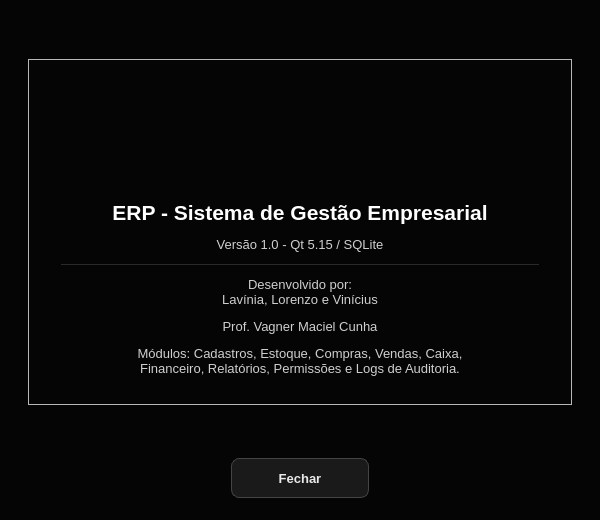
<?xml version="1.0" encoding="UTF-8"?>
<ui version="4.0">
 <class>SobreWindow</class>
 <widget class="QWidget" name="SobreWindow">
  <property name="geometry">
   <rect>
    <x>0</x>
    <y>0</y>
    <width>600</width>
    <height>520</height>
   </rect>
  </property>
  <property name="minimumSize">
   <size>
    <width>520</width>
    <height>460</height>
   </size>
  </property>
  <property name="windowTitle">
   <string>Sobre o Sistema</string>
  </property>
  <property name="palette">
   <palette>
    <active>
     <colorrole role="WindowText">
      <brush brushstyle="SolidPattern">
       <color alpha="255">
        <red>232</red>
        <green>232</green>
        <blue>232</blue>
       </color>
      </brush>
     </colorrole>
     <colorrole role="Button">
      <brush brushstyle="SolidPattern">
       <color alpha="255">
        <red>26</red>
        <green>26</green>
        <blue>26</blue>
       </color>
      </brush>
     </colorrole>
     <colorrole role="Text">
      <brush brushstyle="SolidPattern">
       <color alpha="255">
        <red>245</red>
        <green>245</green>
        <blue>245</blue>
       </color>
      </brush>
     </colorrole>
     <colorrole role="ButtonText">
      <brush brushstyle="SolidPattern">
       <color alpha="255">
        <red>232</red>
        <green>232</green>
        <blue>232</blue>
       </color>
      </brush>
     </colorrole>
     <colorrole role="Base">
      <brush brushstyle="SolidPattern">
       <color alpha="255">
        <red>20</red>
        <green>20</green>
        <blue>20</blue>
       </color>
      </brush>
     </colorrole>
     <colorrole role="AlternateBase">
      <brush brushstyle="SolidPattern">
       <color alpha="255">
        <red>19</red>
        <green>19</green>
        <blue>19</blue>
       </color>
      </brush>
     </colorrole>
     <colorrole role="Window">
      <brush brushstyle="SolidPattern">
       <color alpha="255">
        <red>5</red>
        <green>5</green>
        <blue>5</blue>
       </color>
      </brush>
     </colorrole>
     <colorrole role="Highlight">
      <brush brushstyle="SolidPattern">
       <color alpha="255">
        <red>119</red>
        <green>119</green>
        <blue>119</blue>
       </color>
      </brush>
     </colorrole>
     <colorrole role="HighlightedText">
      <brush brushstyle="SolidPattern">
       <color alpha="255">
        <red>255</red>
        <green>255</green>
        <blue>255</blue>
       </color>
      </brush>
     </colorrole>
     <colorrole role="PlaceholderText">
      <brush brushstyle="SolidPattern">
       <color alpha="255">
        <red>119</red>
        <green>119</green>
        <blue>119</blue>
       </color>
      </brush>
     </colorrole>
    </active>
    <inactive>
     <colorrole role="WindowText">
      <brush brushstyle="SolidPattern">
       <color alpha="255">
        <red>232</red>
        <green>232</green>
        <blue>232</blue>
       </color>
      </brush>
     </colorrole>
     <colorrole role="Button">
      <brush brushstyle="SolidPattern">
       <color alpha="255">
        <red>26</red>
        <green>26</green>
        <blue>26</blue>
       </color>
      </brush>
     </colorrole>
     <colorrole role="Text">
      <brush brushstyle="SolidPattern">
       <color alpha="255">
        <red>245</red>
        <green>245</green>
        <blue>245</blue>
       </color>
      </brush>
     </colorrole>
     <colorrole role="ButtonText">
      <brush brushstyle="SolidPattern">
       <color alpha="255">
        <red>232</red>
        <green>232</green>
        <blue>232</blue>
       </color>
      </brush>
     </colorrole>
     <colorrole role="Base">
      <brush brushstyle="SolidPattern">
       <color alpha="255">
        <red>20</red>
        <green>20</green>
        <blue>20</blue>
       </color>
      </brush>
     </colorrole>
     <colorrole role="AlternateBase">
      <brush brushstyle="SolidPattern">
       <color alpha="255">
        <red>19</red>
        <green>19</green>
        <blue>19</blue>
       </color>
      </brush>
     </colorrole>
     <colorrole role="Window">
      <brush brushstyle="SolidPattern">
       <color alpha="255">
        <red>5</red>
        <green>5</green>
        <blue>5</blue>
       </color>
      </brush>
     </colorrole>
     <colorrole role="Highlight">
      <brush brushstyle="SolidPattern">
       <color alpha="255">
        <red>119</red>
        <green>119</green>
        <blue>119</blue>
       </color>
      </brush>
     </colorrole>
     <colorrole role="HighlightedText">
      <brush brushstyle="SolidPattern">
       <color alpha="255">
        <red>255</red>
        <green>255</green>
        <blue>255</blue>
       </color>
      </brush>
     </colorrole>
     <colorrole role="PlaceholderText">
      <brush brushstyle="SolidPattern">
       <color alpha="255">
        <red>119</red>
        <green>119</green>
        <blue>119</blue>
       </color>
      </brush>
     </colorrole>
    </inactive>
    <disabled>
     <colorrole role="WindowText">
      <brush brushstyle="SolidPattern">
       <color alpha="255">
        <red>102</red>
        <green>102</green>
        <blue>102</blue>
       </color>
      </brush>
     </colorrole>
     <colorrole role="Button">
      <brush brushstyle="SolidPattern">
       <color alpha="255">
        <red>26</red>
        <green>26</green>
        <blue>26</blue>
       </color>
      </brush>
     </colorrole>
     <colorrole role="Text">
      <brush brushstyle="SolidPattern">
       <color alpha="255">
        <red>102</red>
        <green>102</green>
        <blue>102</blue>
       </color>
      </brush>
     </colorrole>
     <colorrole role="ButtonText">
      <brush brushstyle="SolidPattern">
       <color alpha="255">
        <red>102</red>
        <green>102</green>
        <blue>102</blue>
       </color>
      </brush>
     </colorrole>
     <colorrole role="Base">
      <brush brushstyle="SolidPattern">
       <color alpha="255">
        <red>20</red>
        <green>20</green>
        <blue>20</blue>
       </color>
      </brush>
     </colorrole>
     <colorrole role="AlternateBase">
      <brush brushstyle="SolidPattern">
       <color alpha="255">
        <red>19</red>
        <green>19</green>
        <blue>19</blue>
       </color>
      </brush>
     </colorrole>
     <colorrole role="Window">
      <brush brushstyle="SolidPattern">
       <color alpha="255">
        <red>5</red>
        <green>5</green>
        <blue>5</blue>
       </color>
      </brush>
     </colorrole>
     <colorrole role="Highlight">
      <brush brushstyle="SolidPattern">
       <color alpha="255">
        <red>119</red>
        <green>119</green>
        <blue>119</blue>
       </color>
      </brush>
     </colorrole>
     <colorrole role="HighlightedText">
      <brush brushstyle="SolidPattern">
       <color alpha="255">
        <red>255</red>
        <green>255</green>
        <blue>255</blue>
       </color>
      </brush>
     </colorrole>
     <colorrole role="PlaceholderText">
      <brush brushstyle="SolidPattern">
       <color alpha="255">
        <red>119</red>
        <green>119</green>
        <blue>119</blue>
       </color>
      </brush>
     </colorrole>
    </disabled>
   </palette>
  </property>
  <property name="styleSheet">
   <string notr="true">#SobreWindow {
    background-color: #050505;
}

QWidget {
    font-family: "Segoe UI", "DejaVu Sans", "Noto Sans", sans-serif;
    font-size: 10pt;
}

/* ---------- Textos ---------- */
QLabel {
    color: #cfcfcf;
    background: transparent;
    font-weight: normal;
}

QLabel#lblTitulo {
    color: #ffffff;
    font-size: 18pt;
    font-weight: bold;
    padding-bottom: 10px;
    border-bottom: 1px solid #262626;
}

QLabel[role="section"] {
    color: #ffffff;
    font-size: 11pt;
    font-weight: bold;
}

QLabel[role="hint"] {
    color: #777777;
    font-size: 9pt;
}

QLabel[role="value"] {
    color: #ffffff;
    font-weight: bold;
}

QToolTip {
    background-color: #1a1a1a;
    color: #f5f5f5;
    border: 1px solid #444444;
    padding: 4px 8px;
}

/* ---------- Cartões / grupos ---------- */
QGroupBox {
    background-color: #0c0c0c;
    border: 1px solid #2a2a2a;
    border-radius: 12px;
    margin-top: 14px;
    padding: 20px 16px 14px 16px;
    color: #f2f2f2;
    font-weight: bold;
}

QGroupBox::title {
    subcontrol-origin: margin;
    subcontrol-position: top left;
    left: 14px;
    padding: 0 8px;
    color: #f2f2f2;
}

QFrame[variant="card"] {
    background-color: #0c0c0c;
    border: 1px solid #2a2a2a;
    border-radius: 12px;
}

QFrame#lineSep {
    background-color: #2a2a2a;
    border: none;
}

/* ---------- Campos de entrada ---------- */
QLineEdit,
QComboBox,
QAbstractSpinBox,
QDateEdit,
QDateTimeEdit {
    background-color: #141414;
    color: #f5f5f5;
    border: 1px solid #444444;
    border-radius: 8px;
    padding: 6px 10px;
    min-height: 22px;
    selection-background-color: #777777;
    selection-color: #ffffff;
    font-weight: normal;
}

QLineEdit:hover,
QComboBox:hover,
QAbstractSpinBox:hover,
QDateEdit:hover,
QDateTimeEdit:hover {
    border: 1px solid #666666;
}

QLineEdit:focus,
QComboBox:focus,
QAbstractSpinBox:focus,
QDateEdit:focus,
QDateTimeEdit:focus {
    border: 1px solid #d8d8d8;
    background-color: #181818;
}

QLineEdit:read-only,
QAbstractSpinBox:read-only {
    color: #bdbdbd;
}

QLineEdit:disabled,
QComboBox:disabled,
QAbstractSpinBox:disabled,
QDateEdit:disabled,
QDateTimeEdit:disabled {
    background-color: #0e0e0e;
    color: #666666;
    border: 1px solid #2a2a2a;
}

/* Campo de total (somente leitura, em destaque) */
QDoubleSpinBox[variant="total"] {
    font-size: 20pt;
    font-weight: bold;
    color: #ffffff;
    background-color: #0a0a0a;
    border: 1px solid #333333;
    padding: 8px 14px;
    min-height: 36px;
}

/* ---------- ComboBox / Data ---------- */
QComboBox {
    padding-right: 30px;
}

QComboBox::drop-down,
QDateEdit::drop-down,
QDateTimeEdit::drop-down {
    subcontrol-origin: padding;
    subcontrol-position: center right;
    width: 28px;
    border: none;
    background: transparent;
}

QComboBox::down-arrow,
QDateEdit::down-arrow,
QDateTimeEdit::down-arrow {
    image: none;
    width: 0px;
    height: 0px;
    border-left: 5px solid transparent;
    border-right: 5px solid transparent;
    border-top: 6px solid #bdbdbd;
    margin-right: 8px;
}

QComboBox QAbstractItemView {
    background-color: #141414;
    color: #f5f5f5;
    border: 1px solid #444444;
    selection-background-color: #2e2e2e;
    selection-color: #ffffff;
    outline: 0;
}

/* ---------- SpinBox com botões ---------- */
QSpinBox {
    padding-right: 26px;
}

QSpinBox::up-button {
    subcontrol-origin: border;
    subcontrol-position: top right;
    width: 22px;
    border: none;
    background: transparent;
}

QSpinBox::down-button {
    subcontrol-origin: border;
    subcontrol-position: bottom right;
    width: 22px;
    border: none;
    background: transparent;
}

QSpinBox::up-arrow {
    image: none;
    width: 0px;
    height: 0px;
    border-left: 4px solid transparent;
    border-right: 4px solid transparent;
    border-bottom: 5px solid #bdbdbd;
}

QSpinBox::down-arrow {
    image: none;
    width: 0px;
    height: 0px;
    border-left: 4px solid transparent;
    border-right: 4px solid transparent;
    border-top: 5px solid #bdbdbd;
}

/* ---------- Calendário (popup do QDateEdit) ---------- */
QCalendarWidget QWidget {
    background-color: #141414;
    color: #f5f5f5;
}

QCalendarWidget QToolButton {
    background-color: transparent;
    color: #f5f5f5;
    border: none;
    padding: 4px 8px;
}

QCalendarWidget QAbstractItemView:enabled {
    background-color: #0d0d0d;
    color: #f5f5f5;
    selection-background-color: #f2f2f2;
    selection-color: #080808;
}

QCalendarWidget QAbstractItemView:disabled {
    color: #555555;
}

/* ---------- CheckBox ---------- */
QCheckBox {
    color: #e8e8e8;
    background: transparent;
    spacing: 10px;
    font-weight: normal;
}

QCheckBox::indicator {
    width: 18px;
    height: 18px;
    border: 1px solid #555555;
    border-radius: 5px;
    background-color: #141414;
}

QCheckBox::indicator:hover {
    border: 1px solid #999999;
}

QCheckBox::indicator:checked {
    background-color: #f2f2f2;
    border: 1px solid #f2f2f2;
}

/* ---------- Botões ---------- */
QPushButton {
    background-color: #1a1a1a;
    color: #e8e8e8;
    border: 1px solid #444444;
    border-radius: 8px;
    padding: 8px 22px;
    min-height: 22px;
    min-width: 92px;
    font-weight: bold;
}

QPushButton:hover {
    background-color: #262626;
    border: 1px solid #666666;
    color: #ffffff;
}

QPushButton:pressed {
    background-color: #333333;
}

QPushButton:disabled {
    background-color: #111111;
    color: #555555;
    border: 1px solid #2a2a2a;
}

QPushButton[variant="primary"] {
    background-color: #f2f2f2;
    color: #080808;
    border: 1px solid #f2f2f2;
}

QPushButton[variant="primary"]:hover {
    background-color: #d2d2d2;
    border: 1px solid #d2d2d2;
    color: #080808;
}

QPushButton[variant="primary"]:pressed {
    background-color: #aaaaaa;
    border: 1px solid #aaaaaa;
}

QPushButton[variant="danger"] {
    background-color: transparent;
    color: #ff9494;
    border: 1px solid #6b2f2f;
}

QPushButton[variant="danger"]:hover {
    background-color: #2a1212;
    color: #ffb4b4;
    border: 1px solid #a04444;
}

QPushButton[variant="danger"]:pressed {
    background-color: #3a1818;
}

QPushButton[variant="ghost"] {
    background-color: transparent;
    color: #bdbdbd;
    border: 1px solid #333333;
}

QPushButton[variant="ghost"]:hover {
    background-color: #1a1a1a;
    color: #ffffff;
    border: 1px solid #666666;
}

/* ---------- Tabelas ---------- */
QTableWidget,
QTableView {
    background-color: #0d0d0d;
    alternate-background-color: #131313;
    color: #e8e8e8;
    gridline-color: #232323;
    border: 1px solid #2a2a2a;
    border-radius: 10px;
    selection-background-color: #2f2f2f;
    selection-color: #ffffff;
    outline: 0;
}

QTableWidget::item,
QTableView::item {
    padding: 4px 8px;
    border: none;
}

QHeaderView {
    background-color: transparent;
}

QHeaderView::section {
    background-color: #1a1a1a;
    color: #bdbdbd;
    padding: 9px 10px;
    border: none;
    border-right: 1px solid #2a2a2a;
    border-bottom: 1px solid #333333;
    font-weight: bold;
}

QTableCornerButton::section {
    background-color: #1a1a1a;
    border: none;
}

/* ---------- Barras de rolagem ---------- */
QScrollBar:vertical {
    background: transparent;
    width: 10px;
    margin: 2px;
}

QScrollBar::handle:vertical {
    background: #3a3a3a;
    border-radius: 3px;
    min-height: 28px;
}

QScrollBar::handle:vertical:hover {
    background: #5a5a5a;
}

QScrollBar:horizontal {
    background: transparent;
    height: 10px;
    margin: 2px;
}

QScrollBar::handle:horizontal {
    background: #3a3a3a;
    border-radius: 3px;
    min-width: 28px;
}

QScrollBar::handle:horizontal:hover {
    background: #5a5a5a;
}

QScrollBar::add-line,
QScrollBar::sub-line {
    width: 0px;
    height: 0px;
}

QScrollBar::add-page,
QScrollBar::sub-page {
    background: transparent;
}

/* ---------- Caixas de diálogo abertas a partir da tela ---------- */
QMessageBox,
QDialog {
    background-color: #0d0d0d;
}

QMessageBox QLabel {
    color: #f0f0f0;
}
QLabel#label_titulo {
    color: #ffffff;
    font-size: 16pt;
    font-weight: bold;
}
</string>
  </property>
  <layout class="QVBoxLayout" name="rootLayout">
   <property name="spacing">
    <number>16</number>
   </property>
   <property name="leftMargin">
    <number>28</number>
   </property>
   <property name="topMargin">
    <number>22</number>
   </property>
   <property name="rightMargin">
    <number>28</number>
   </property>
   <property name="bottomMargin">
    <number>22</number>
   </property>
   <item>
    <spacer name="spacer_5">
     <property name="orientation">
      <enum>Qt::Vertical</enum>
     </property>
     <property name="sizeHint" stdset="0">
      <size>
       <width>40</width>
       <height>20</height>
      </size>
     </property>
    </spacer>
   </item>
   <item>
    <widget class="QFrame" name="cardSobre">
     <property name="variant" stdset="0">
      <string>card</string>
     </property>
     <property name="frameShape">
      <enum>QFrame::StyledPanel</enum>
     </property>
     <layout class="QVBoxLayout" name="lay_4">
      <property name="spacing">
       <number>12</number>
      </property>
      <property name="leftMargin">
       <number>32</number>
      </property>
      <property name="topMargin">
       <number>28</number>
      </property>
      <property name="rightMargin">
       <number>32</number>
      </property>
      <property name="bottomMargin">
       <number>28</number>
      </property>
      <item>
       <layout class="QHBoxLayout" name="lay_3">
        <property name="leftMargin">
         <number>0</number>
        </property>
        <property name="topMargin">
         <number>0</number>
        </property>
        <property name="rightMargin">
         <number>0</number>
        </property>
        <property name="bottomMargin">
         <number>0</number>
        </property>
        <item>
         <spacer name="spacer_1">
          <property name="orientation">
           <enum>Qt::Horizontal</enum>
          </property>
          <property name="sizeHint" stdset="0">
           <size>
            <width>40</width>
            <height>20</height>
           </size>
          </property>
         </spacer>
        </item>
        <item>
         <widget class="QLabel" name="label_logo">
          <property name="text">
           <string />
          </property>
          <property name="scaledContents">
           <bool>true</bool>
          </property>
          <property name="alignment">
           <set>Qt::AlignCenter</set>
          </property>
          <property name="minimumSize">
           <size>
            <width>108</width>
            <height>100</height>
           </size>
          </property>
          <property name="maximumSize">
           <size>
            <width>108</width>
            <height>100</height>
           </size>
          </property>
          <property name="pixmap">
           <pixmap resource="ArquivosDeRecursos.qrc">:/imagens/images/logoBG.png</pixmap>
          </property>
         </widget>
        </item>
        <item>
         <spacer name="spacer_2">
          <property name="orientation">
           <enum>Qt::Horizontal</enum>
          </property>
          <property name="sizeHint" stdset="0">
           <size>
            <width>40</width>
            <height>20</height>
           </size>
          </property>
         </spacer>
        </item>
       </layout>
      </item>
      <item>
       <widget class="QLabel" name="label_titulo">
        <property name="text">
         <string>ERP - Sistema de Gestão Empresarial</string>
        </property>
        <property name="alignment">
         <set>Qt::AlignCenter</set>
        </property>
        <property name="wordWrap">
         <bool>true</bool>
        </property>
       </widget>
      </item>
      <item>
       <widget class="QLabel" name="label_versao">
        <property name="text">
         <string>Versão 1.0 - Qt 5.15 / SQLite</string>
        </property>
        <property name="role" stdset="0">
         <string>hint</string>
        </property>
        <property name="alignment">
         <set>Qt::AlignCenter</set>
        </property>
       </widget>
      </item>
      <item>
       <widget class="QFrame" name="lineSep">
        <property name="frameShape">
         <enum>QFrame::NoFrame</enum>
        </property>
        <property name="minimumSize">
         <size>
          <width>0</width>
          <height>1</height>
         </size>
        </property>
        <property name="maximumSize">
         <size>
          <width>16777215</width>
          <height>1</height>
         </size>
        </property>
       </widget>
      </item>
      <item>
       <widget class="QLabel" name="label_autores">
        <property name="text">
         <string>Desenvolvido por:
Lavínia, Lorenzo e Vinícius</string>
        </property>
        <property name="alignment">
         <set>Qt::AlignCenter</set>
        </property>
       </widget>
      </item>
      <item>
       <widget class="QLabel" name="label_professor">
        <property name="text">
         <string>Prof. Vagner Maciel Cunha</string>
        </property>
        <property name="alignment">
         <set>Qt::AlignCenter</set>
        </property>
       </widget>
      </item>
      <item>
       <widget class="QLabel" name="label_modulos">
        <property name="text">
         <string>Módulos: Cadastros, Estoque, Compras, Vendas, Caixa,
Financeiro, Relatórios, Permissões e Logs de Auditoria.</string>
        </property>
        <property name="role" stdset="0">
         <string>hint</string>
        </property>
        <property name="alignment">
         <set>Qt::AlignCenter</set>
        </property>
        <property name="wordWrap">
         <bool>true</bool>
        </property>
       </widget>
      </item>
     </layout>
    </widget>
   </item>
   <item>
    <spacer name="spacer_6">
     <property name="orientation">
      <enum>Qt::Vertical</enum>
     </property>
     <property name="sizeHint" stdset="0">
      <size>
       <width>40</width>
       <height>20</height>
      </size>
     </property>
    </spacer>
   </item>
   <item>
    <layout class="QHBoxLayout" name="lay_9">
     <property name="leftMargin">
      <number>0</number>
     </property>
     <property name="topMargin">
      <number>0</number>
     </property>
     <property name="rightMargin">
      <number>0</number>
     </property>
     <property name="bottomMargin">
      <number>0</number>
     </property>
     <item>
      <spacer name="spacer_7">
       <property name="orientation">
        <enum>Qt::Horizontal</enum>
       </property>
       <property name="sizeHint" stdset="0">
        <size>
         <width>40</width>
         <height>20</height>
        </size>
       </property>
      </spacer>
     </item>
     <item>
      <widget class="QPushButton" name="btn_fechar">
       <property name="text">
        <string>Fechar</string>
       </property>
       <property name="variant" stdset="0">
        <string>primary</string>
       </property>
       <property name="cursor">
        <cursorShape>PointingHandCursor</cursorShape>
       </property>
      </widget>
     </item>
     <item>
      <spacer name="spacer_8">
       <property name="orientation">
        <enum>Qt::Horizontal</enum>
       </property>
       <property name="sizeHint" stdset="0">
        <size>
         <width>40</width>
         <height>20</height>
        </size>
       </property>
      </spacer>
     </item>
    </layout>
   </item>
  </layout>
 </widget>
 <resources>
  <include location="ArquivosDeRecursos.qrc" />
 </resources>
 <connections>
  <connection>
   <sender>btn_fechar</sender>
   <signal>clicked()</signal>
   <receiver>SobreWindow</receiver>
   <slot>close()</slot>
  </connection>
 </connections>
</ui>
